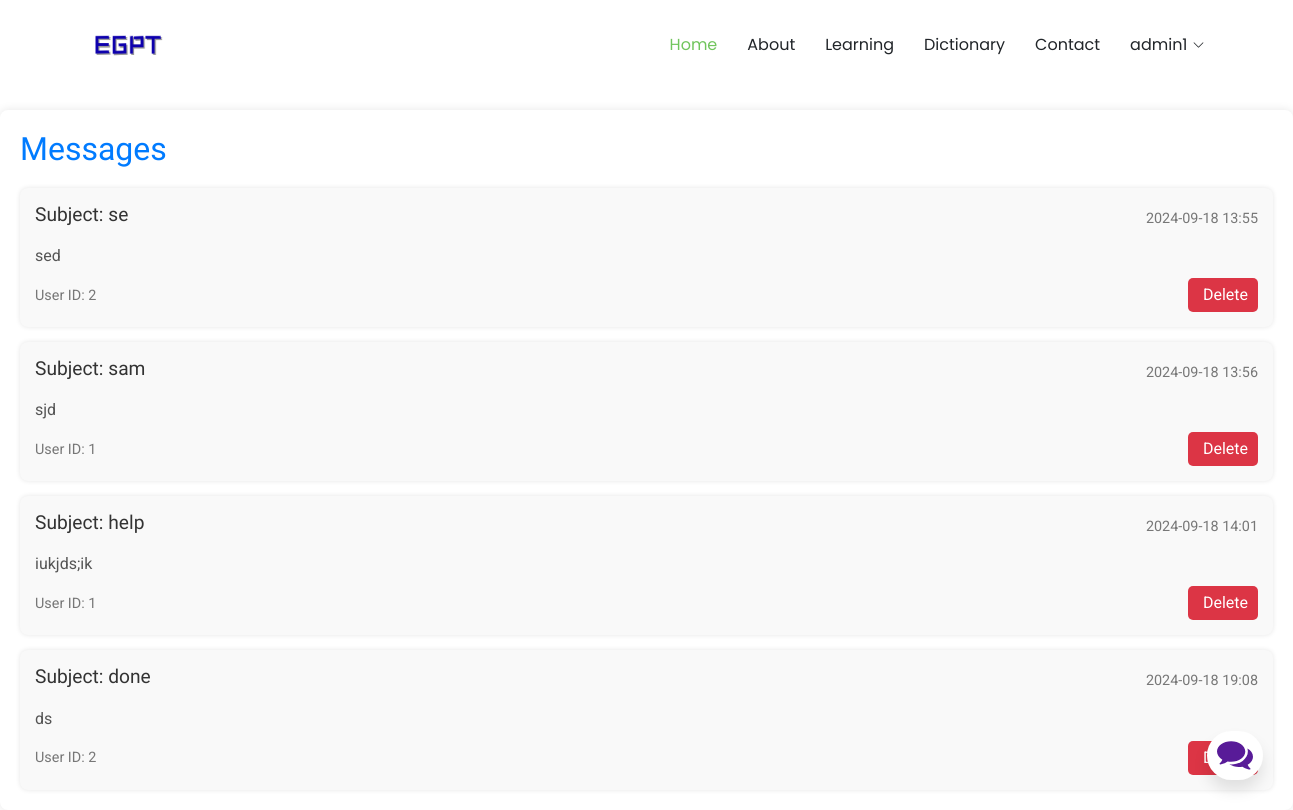
The app's page /admin/messages (signed in) with its own data.
### EGPT/models.py (models this page shows, shortened)
class User(db.Model, UserMixin):
    id = db.Column(db.Integer, primary_key=True)
    first_name = db.Column(db.String(20), nullable=False)
    last_name = db.Column(db.String(20), nullable=False)
    username = db.Column(db.String(20), unique=True, nullable=False)
    email = db.Column(db.String(120), unique=True, nullable=False)
    image_file = db.Column(db.String(20), nullable=False, default='default.jpg')
    is_admin = db.Column(db.Boolean, default=False)
    password = db.Column(db.String(60), nullable=False)
    progress = db.relationship('UserProgress', backref='user', lazy=True)
    messages = db.relationship('Messages', backref='user', lazy=True)

class Messages(db.Model):
    id = db.Column(db.Integer, primary_key=True)
    subject = db.Column(db.String(100), nullable=False)
    message = db.Column(db.String(100), nullable=False)
    timestamp = db.Column(db.DateTime, default=datetime.utcnow)
    user_id = db.Column(db.Integer, db.ForeignKey('user.id'), nullable=False)

### EGPT/main/routes.py (the view)
@main.route("/admin/messages")
@login_required
def admin_messages():
    messages = Messages.query.all()
    if current_user.is_admin:
        return render_template('admin.html', messages = messages)
    else:
        abort(403)

### EGPT/models.py (called while the page is built)
@login_manager.user_loader
def load_user(user_id):
    return User.query.get(int(user_id))

### EGPT/templates/admin.html (shortened to what this page needs)
{% extends 'layout.html' %}
{% block content %}
<section class="messages">
  <h2>Messages</h2>
  <div class="message-list">
      {% for message in messages %}
      <div class="message-item">
          <div class="message-header">
              <h3>Subject: {{ message.subject }}</h3>
              <span class="timestamp">{{ message.timestamp.strftime('%Y-%m-%d %H:%M') }}</span>
          </div>
          <p class="message-content">{{ message.message }}</p>
          <div class="message-footer">
              <span class="user-id">User ID: {{ message.user_id }}</span>
              <form action="{{ url_for('main.delete_message', message_id=message.id) }}" method="post">
                  <button type="submit" class="delete-btn"> Delete</button>
              </form>
          </div>
      </div>
      {% endfor %}
  </div>
</section>
{% endblock content %}

### EGPT/templates/layout.html (shortened to what this page needs)
<!DOCTYPE html>
<html lang="en">
<head>
  <link href="{{url_for('static', filename='vendor/bootstrap/css/bootstrap.min.css')}}" rel="stylesheet">
  <link href="{{url_for('static', filename='vendor/bootstrap-icons/bootstrap-icons.css')}}" rel="stylesheet">
  <link href="{{url_for('static', filename='vendor/aos/aos.css')}}" rel="stylesheet">
  <link href="{{url_for('static', filename='vendor/glightbox/css/glightbox.min.css')}}" rel="stylesheet">
  <link href="{{url_for('static', filename='css/main.css')}}" rel="stylesheet">
  <link href="{{url_for('static', filename='css/chatbot.css')}}" rel="stylesheet">
  <link href="{{url_for('static', filename='css/about.css')}}" rel="stylesheet">
  <link href="{{url_for('static', filename='css/contact.css')}}" rel="stylesheet">
  <link href="{{url_for('static', filename='css/messages.css')}}" rel="stylesheet">
</head>
<body class="index-page">
  <header id="header" class="header d-flex align-items-center sticky-top">
    <div class="container-fluid container-xl position-relative d-flex align-items-center justify-content-between">
      <a href="{{url_for('main.home')}}" class="logo d-flex align-items-center">
        <img src="{{url_for('static', filename='img/egpt.png')}}" alt="">
      </a>
      <nav id="navmenu" class="navmenu">
        <ul>
          <li><a href="{{url_for('main.home')}}" class="active">Home</a></li>
          <li><a href="{{url_for('main.about')}}">About</a></li>
          {% if current_user.is_authenticated %}
            <li><a href="{{url_for('main.learning')}}">Learning</a></li>
          {%endif %}
          <li><a href="{{url_for('main.dictionary')}}">Dictionary</a></li>
          <li><a href="{{url_for('main.contact_us')}}">Contact</a></li>
          {% if current_user.is_authenticated %}
          <li class="dropdown"><a href="#"><span> {{current_user.username}}</span> <i class="bi bi-chevron-down toggle-dropdown"></i></a>
          </li>
          {%else:%}
            <li><a href="{{ url_for('users.register') }}">Login/SignUp</a></li>
          {%endif%}
        </ul>
      </nav>
    </div>
  </header>
  <main>
 {% block content %}{% endblock %}
 <div class="chatbox">
  <div class="chatbox__button">
      <button><img src="{{ url_for('static', filename='img/chatbox-icon.svg') }}" /></button>
  </div>
</div>
</main>
</body>
</html>

### EGPT/static/css/main.css (style rules this page uses)
:root { --default-font: "Roboto", system-ui, -apple-system, "Segoe UI", Roboto, "Helvetica Neue", Arial, "Noto Sans", "Liberation Sans", sans-serif, "Apple Color Emoji", "Segoe UI Emoji", "Segoe UI Symbol", "Noto Color Emoji"; --heading-font: "Raleway", sans-serif; --nav-font: "Poppins", sans-serif; }
:root { --background-color: #ffffff; --default-color: #212529; --heading-color: #101f0c; --accent-color: #71c55d; --surface-color: #ffffff; --contrast-color: #ffffff; }
:root { --nav-color: #212529; --nav-hover-color: #71c55d; --nav-mobile-background-color: #ffffff; --nav-dropdown-background-color: #ffffff; --nav-dropdown-color: #212529; --nav-dropdown-hover-color: #71c55d; }
:root { scroll-behavior: smooth; }
body { color: var(--default-color); background-color: var(--background-color); font-family: var(--default-font); }
a { color: var(--accent-color); text-decoration: none; transition: 0.3s; }
h1, h2, h3, h4, h5, h6 { color: var(--heading-color); font-family: var(--heading-font); }
.header { color: var(--default-color); background-color: var(--background-color); padding: 15px 0; transition: all 0.5s; z-index: 997; }
.header .logo { line-height: 1; }
.header .logo img { max-height: 32px; margin-right: 8px; }
@media (min-width: 1200px) { .navmenu { padding: 0; } }
@media (min-width: 1200px) { .navmenu ul { margin: 0; padding: 0; display: flex; list-style: none; align-items: center; } }
@media (min-width: 1200px) { .navmenu li { position: relative; } }
@media (min-width: 1200px) { .navmenu a, .navmenu a:focus { color: var(--nav-color); padding: 18px 15px; font-size: 16px; font-family: var(--nav-font); font-weight: 400; display: flex; align-items: center; justify-content: space-between; white-space: nowrap; transition: 0.3s; } }
@media (min-width: 1200px) { .navmenu a i, .navmenu a:focus i { font-size: 12px; line-height: 0; margin-left: 5px; transition: 0.3s; } }
@media (min-width: 1200px) { .navmenu li:last-child a { padding-right: 0; } }
@media (min-width: 1200px) { .navmenu li:hover>a, .navmenu .active, .navmenu .active:focus { color: var(--nav-hover-color); } }
section, .section { color: var(--default-color); background-color: var(--background-color); padding: 60px 0; scroll-margin-top: 90px; overflow: clip; }

### EGPT/static/css/chatbot.css (style rules this page uses)
.chatbox { position: absolute; bottom: 30px; right: 30px; --primaryGradient: linear-gradient(93.12deg, #581B98 0.52%, #9C1DE7 100%); --secondaryGradient: linear-gradient(268.91deg, #581B98 -2.14%, #9C1DE7 99.69%); --primaryBoxShadow: 0px 10px 15px rgba(0, 0, 0, 0.1); --secondaryBoxShadow: 0px -10px 15px rgba(0, 0, 0, 0.1); --primary: #581B98; }
.chatbox__button { text-align: right; }
.chatbox__button button, .chatbox__button button:focus, .chatbox__button button:visited { padding: 10px; background: white; border: none; outline: none; border-radius: 50px; box-shadow: 0px 10px 15px rgba(0, 0, 0, 0.1); cursor: pointer; }

### EGPT/static/css/messages.css (style rules this page uses)
main { margin-top: 20px; }
.messages { background-color: #fff; padding: 20px; border-radius: 8px; box-shadow: 0 0 10px rgba(0, 0, 0, 0.1); }
.messages h2 { margin-bottom: 20px; color: #007bff; }
.message-list { display: flex; flex-direction: column; gap: 15px; }
.message-item { background-color: #f9f9f9; padding: 15px; border-radius: 8px; box-shadow: 0 0 5px rgba(0, 0, 0, 0.1); }
.message-header { display: flex; justify-content: space-between; align-items: center; margin-bottom: 10px; }
.message-header h3 { font-size: 1.2em; color: #333; }
.timestamp { font-size: 0.9em; color: #777; }
.message-content { margin-bottom: 10px; color: #555; }
.message-footer { display: flex; justify-content: space-between; align-items: center; }
.user-id { font-size: 0.9em; color: #777; }
.delete-btn { background-color: #dc3545; color: #fff; border: none; padding: 5px 10px; border-radius: 5px; cursor: pointer; display: flex; align-items: center; }

### records on screen
User: username "admin1"
Messages: subject "se", timestamp "2024-09-18 13:55", message "sed", user_id "2"
Messages: subject "sam", timestamp "2024-09-18 13:56", message "sjd", user_id "1"
Messages: subject "help", timestamp "2024-09-18 14:01", message "iukjds;ik", user_id "1"
Messages: subject "done", timestamp "2024-09-18 19:08", message "ds", user_id "2"
